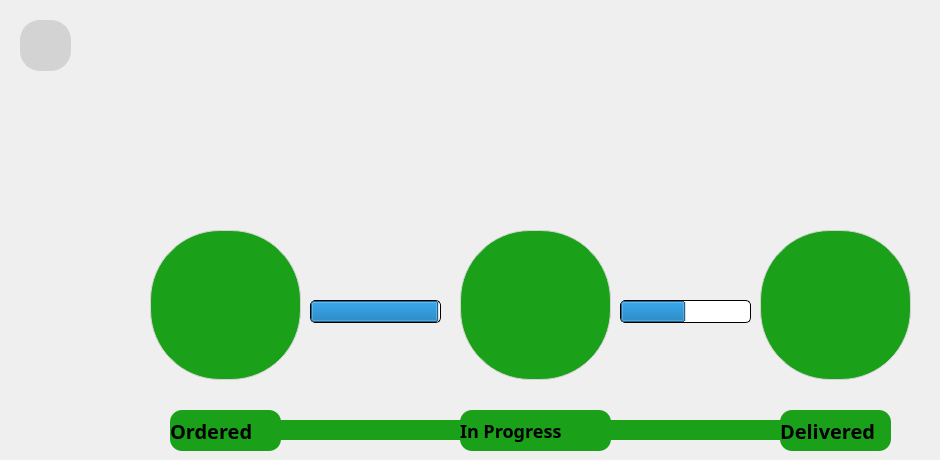
     <widget class="QWidget" name="timeline">
      <widget class="QPushButton" name="TL_ORDERED">
       <property name="geometry">
        <rect>
         <x>150</x>
         <y>230</y>
         <width>151</width>
         <height>150</height>
        </rect>
       </property>
       <property name="styleSheet">
        <string notr="true">background:#1BA019;
/*background:#EFFADC;*/
border-radius: 70px;
border: 1px solid;
border-color:#D3D3D3;
</string>
       </property>
       <property name="text">
        <string/>
       </property>
       <property name="icon">
        <iconset resource="resources.qrc">
         <normaloff>:/images/ordered.png</normaloff>:/images/ordered.png</iconset>
       </property>
       <property name="iconSize">
        <size>
         <width>80</width>
         <height>80</height>
        </size>
       </property>
      </widget>
      <widget class="QPushButton" name="TL_IN_PROGRESS">
       <property name="geometry">
        <rect>
         <x>460</x>
         <y>230</y>
         <width>151</width>
         <height>150</height>
        </rect>
       </property>
       <property name="styleSheet">
        <string notr="true">background:#1BA019;
/*background:#CBF84C;*/
border-radius: 70px;
border: 1px solid;
border-color:#D3D3D3;
</string>
       </property>
       <property name="text">
        <string/>
       </property>
       <property name="icon">
        <iconset resource="resources.qrc">
         <normaloff>:/images/in_progress.png</normaloff>:/images/in_progress.png</iconset>
       </property>
       <property name="iconSize">
        <size>
         <width>80</width>
         <height>80</height>
        </size>
       </property>
      </widget>
      <widget class="QPushButton" name="TL_DELIVERED">
       <property name="geometry">
        <rect>
         <x>760</x>
         <y>230</y>
         <width>151</width>
         <height>150</height>
        </rect>
       </property>
       <property name="styleSheet">
        <string notr="true">background:#1BA019;
/*background:#93D52D;*/
border-radius: 70px;
border: 1px solid;
border-color:#D3D3D3;
</string>
       </property>
       <property name="text">
        <string/>
       </property>
       <property name="icon">
        <iconset resource="resources.qrc">
         <normaloff>:/images/delivered.png</normaloff>:/images/delivered.png</iconset>
       </property>
       <property name="iconSize">
        <size>
         <width>80</width>
         <height>80</height>
        </size>
       </property>
      </widget>
      <widget class="QProgressBar" name="progressBar_1">
       <property name="geometry">
        <rect>
         <x>310</x>
         <y>300</y>
         <width>131</width>
         <height>23</height>
        </rect>
       </property>
       <property name="styleSheet">
        <string notr="true">
border-radius: 5px;
border: 1px solid;

</string>
       </property>
       <property name="minimum">
        <number>0</number>
       </property>
       <property name="maximum">
        <number>100</number>
       </property>
       <property name="value">
        <number>99</number>
       </property>
       <property name="textVisible">
        <bool>false</bool>
       </property>
      </widget>
      <widget class="QProgressBar" name="progressBar_2">
       <property name="geometry">
        <rect>
         <x>620</x>
         <y>300</y>
         <width>131</width>
         <height>23</height>
        </rect>
       </property>
       <property name="autoFillBackground">
        <bool>false</bool>
       </property>
       <property name="styleSheet">
        <string notr="true">
border-radius: 5px;
border: 1px solid;

</string>
       </property>
       <property name="value">
        <number>50</number>
       </property>
       <property name="textVisible">
        <bool>false</bool>
       </property>
       <property name="invertedAppearance">
        <bool>false</bool>
       </property>
      </widget>
      <widget class="QLabel" name="Label_ordered">
       <property name="geometry">
        <rect>
         <x>170</x>
         <y>410</y>
         <width>111</width>
         <height>41</height>
        </rect>
       </property>
       <property name="styleSheet">
        <string notr="true">*{
background: #1BA019;
border-radius: 12px;
/* Header-6 Bold */
font-family: Lexend;
font-size: 20px;
font-style: normal;
font-weight: 600;
line-height: 30px; /* 150% */

}</string>
       </property>
       <property name="text">
        <string>Ordered</string>
       </property>
      </widget>
      <widget class="QLabel" name="Label_in_progress">
       <property name="geometry">
        <rect>
         <x>460</x>
         <y>410</y>
         <width>151</width>
         <height>41</height>
        </rect>
       </property>
       <property name="styleSheet">
        <string notr="true">*{
background: #1BA019;
border-radius: 12px;
/* Header-6 Bold */
font-family: Lexend;
font-size: 18px;
font-style: normal;
font-weight: 600;
line-height: 30px; /* 150% */

}</string>
       </property>
       <property name="text">
        <string>In Progress</string>
       </property>
      </widget>
      <widget class="QLabel" name="Label_delivered">
       <property name="geometry">
        <rect>
         <x>780</x>
         <y>410</y>
         <width>111</width>
         <height>41</height>
        </rect>
       </property>
       <property name="styleSheet">
        <string notr="true">*{
background: #1BA019;
border-radius: 12px;
/* Header-6 Bold */
font-family: Lexend;
font-size: 20px;
font-style: normal;
font-weight: 600;
line-height: 30px; /* 150% */

}</string>
       </property>
       <property name="text">
        <string>Delivered</string>
       </property>
      </widget>
      <widget class="QLabel" name="label_7">
       <property name="geometry">
        <rect>
         <x>270</x>
         <y>420</y>
         <width>551</width>
         <height>20</height>
        </rect>
       </property>
       <property name="styleSheet">
        <string notr="true">background: #1BA019;</string>
       </property>
       <property name="text">
        <string/>
       </property>
      </widget>
      <widget class="QPushButton" name="pushButton_2">
       <property name="geometry">
        <rect>
         <x>20</x>
         <y>20</y>
         <width>51</width>
         <height>51</height>
        </rect>
       </property>
       <property name="styleSheet">
        <string notr="true">background:#D3D3D3;
border-radius: 20px;
border: 1px solid;
border-color:#D3D3D3;
</string>
       </property>
       <property name="text">
        <string/>
       </property>
       <property name="icon">
        <iconset resource="resources.qrc">
         <normaloff>:/images/arrow1.png</normaloff>:/images/arrow1.png</iconset>
       </property>
       <property name="iconSize">
        <size>
         <width>40</width>
         <height>40</height>
        </size>
       </property>
      </widget>
      <widget class="QLabel" name="label_delivered">
       <property name="geometry">
        <rect>
         <x>730</x>
         <y>160</y>
         <width>201</width>
         <height>41</height>
        </rect>
       </property>
       <property name="text">
        <string/>
       </property>
      </widget>
      <widget class="QLabel" name="label_in_progress">
       <property name="geometry">
        <rect>
         <x>430</x>
         <y>160</y>
         <width>201</width>
         <height>41</height>
        </rect>
       </property>
       <property name="text">
        <string/>
       </property>
      </widget>
      <widget class="QLabel" name="label_ordered">
       <property name="geometry">
        <rect>
         <x>120</x>
         <y>160</y>
         <width>201</width>
         <height>41</height>
        </rect>
       </property>
       <property name="text">
        <string/>
       </property>
      </widget>
      <zorder>label_7</zorder>
      <zorder>progressBar_1</zorder>
      <zorder>TL_ORDERED</zorder>
      <zorder>TL_IN_PROGRESS</zorder>
      <zorder>TL_DELIVERED</zorder>
      <zorder>progressBar_2</zorder>
      <zorder>Label_ordered</zorder>
      <zorder>Label_in_progress</zorder>
      <zorder>Label_delivered</zorder>
      <zorder>pushButton_2</zorder>
      <zorder>label_delivered</zorder>
      <zorder>label_in_progress</zorder>
      <zorder>label_ordered</zorder>
     </widget>
